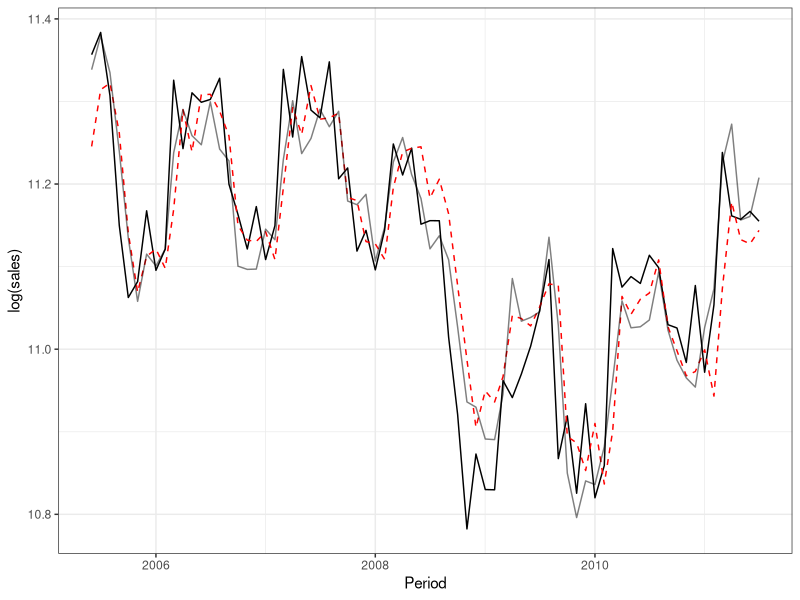
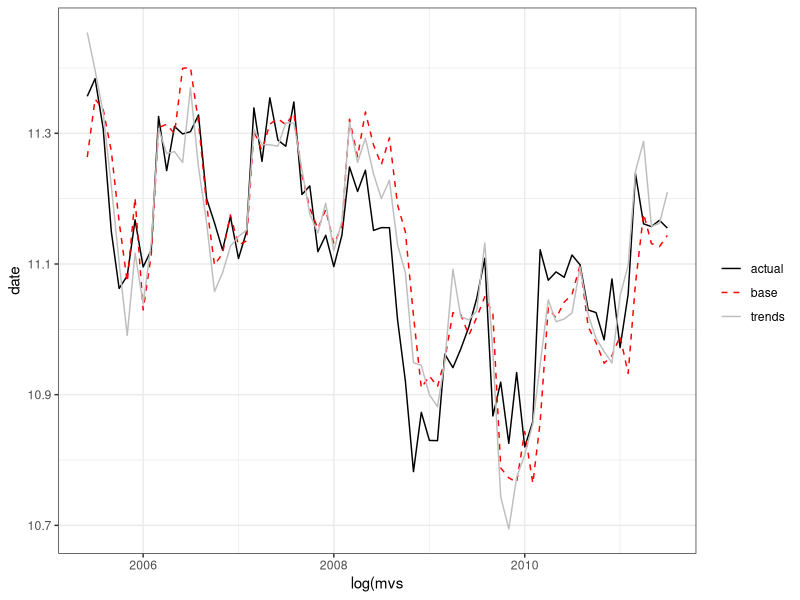

The R source for these figures, in order:
## ---- chunk 1
library(scales)
library(broom)
library(modelr)
library(tidyverse)

theme_set(theme_bw())

knitr::opts_chunk$set(echo = TRUE)
## ---- chunk 2
motor_vehicles <- read.csv('merged.csv')
motor_vehicles %>%
  mutate(Period = as.Date(Period)) -> motor_vehicles

motor_vehicles %>% 
  mutate(last_month_sales = lag(sales, 1), last_year_sales = lag(sales, 12)) -> motor_vehicles
## ---- chunk 3

#Let yt be the log of the observation at time t
base_model <- lm(log(sales) ~ log(last_month_sales) + log(last_year_sales), data = motor_vehicles)

summary(base_model)

tidy(base_model)
glance(base_model)

## ---- chunk 4

trends_model <- lm(log(sales) ~ log(last_month_sales) + log(last_year_sales) + suvs + insurance, data = motor_vehicles)

tidy(trends_model)
glance(trends_model)

## ---- chunk 5

motor_vehicles %>% 
  add_predictions(base_model, "base") %>%
  add_predictions(trends_model, "trend") -> motor_vehicles_in_sample

motor_vehicles_in_sample %>%
  filter(Period >= "2005-06-01") %>%
  ggplot(aes(x=Period, y = log(sales))) +
  geom_line() + 
  geom_line(aes(y=base), color = "red", linetype="dashed") +
  geom_line(aes(y=trend), alpha = .5)


  

## ---- chunk 6

#split the data 1-17 for first model

  #top_17_mv <- 
  #  filter(motor_vehicles ,Period < "2005-06-01")

#train the first model

base_line_out <- lm(log(sales) ~ log(last_month_sales) + log(last_year_sales), data=motor_vehicles[1:17,])

trend_line_out <- lm(log(sales) ~ log(last_month_sales) + log(last_year_sales) + suvs + insurance, data=motor_vehicles[1:17,])

#tidy(model_01)
#glance(model_01)

#predictions <- add_row(
# add_predictions(motor_vehicles[17,], model_01, "base_pred")) #-> predictions

#predictions <- add_predictions(motor_vehicles[18,], model_01, "base_pred")

predictions <-  motor_vehicles[18,] %>% add_predictions(base_line_out, "base_pred") %>% add_predictions(trend_line_out, "trend_pred")


#for loop adding next month data to training split

rows <- 18:90

for (row in rows) {
  
  base_line_out <- 
     lm(log(sales) ~ log(last_month_sales) + log(last_year_sales), data=motor_vehicles[1:row,])

  trend_line_out <- 
    lm(log(sales) ~ log(last_month_sales) + log(last_year_sales) + suvs + insurance, data=motor_vehicles[1:row,])
    
 # predictions <- add_row(predictions, add_predictions(motor_vehicles[row+1,], model_01, "base_pred"))
  
  predictions <- 
    add_row(predictions, add_predictions(motor_vehicles[row+1, ], base_line_out, "base_pred") %>% add_predictions(trend_line_out, "trend_pred"))
  
}

#plot

predictions %>%
  ggplot() +
  geom_line(aes(x = Period, y = log(sales), color = "actual")) +
  geom_line(aes(x = Period, y = base_pred, color = "base"), linetype = "dashed") +
  geom_line(aes(x = Period, y = trend_pred, color = "trends")) +
  scale_colour_manual("", 
                      breaks = c("actual", "base", "trends"),
                      values = c("black", "red", "grey")) +
  xlab("log(mvs")+
  ylab("date")

## ---- chunk 7

census <- read.csv("census_data.csv")

census %>% 
  mutate(Period = as.Date(Period, format= "%m/%d/%Y")) %>%
  rename("period"= "Period", "sales"="Value") -> census


trends_data_suv<- read.csv("trucks_suv.csv")

trends_data_suv %>%
  rename("suv"="Trucks...SUVs...United.States.") %>%
  mutate(Month = paste(Month, "-01", sep=""), 
         Month = as.Date(Month, format="%Y-%m-%d"))-> trends_data_suv

left_join(census, trends_data_suv, by=c("period"="Month"))
           
           
